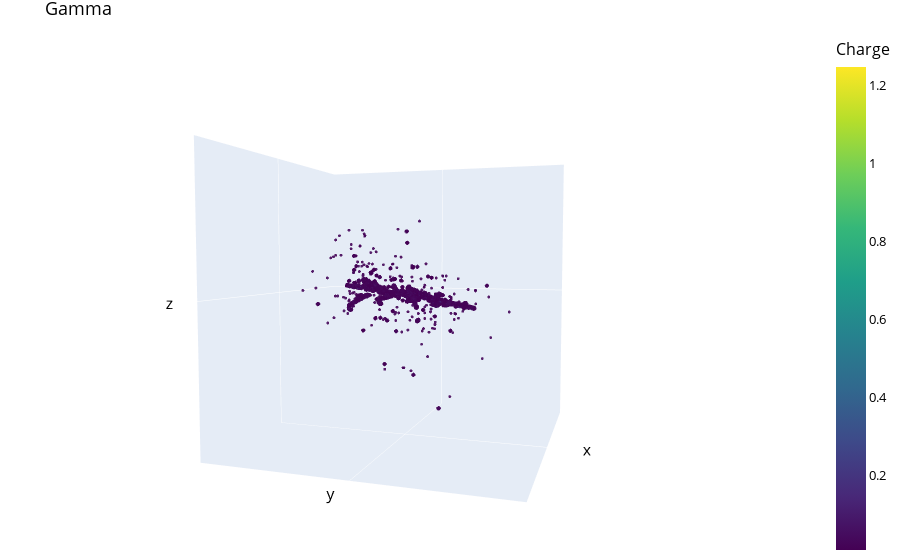

This figure's notebook cell:
### Code cell
plot3d_interactive(rotated_data, label, tight_range=False, set_range=range, colorbar=True, show_ticks=False, nticks = None, save=False, show_grid=False)

### Figure 1 — Plotly figure (JSON) as saved in the notebook; plotly's stock layout.template omitted (floating-point values rounded to 4 significant figures; data arrays with more than 128 entries replaced by an {"elided": "..."} marker saying what was removed)
{"data": [{"marker": {"color": {"elided": "6911 float values"}, "colorbar": {"title": {"text": "Charge"}}, "colorscale": [[0, "#440154"], [0.1111, "#482878"], [0.2222, "#3e4989"], [0.3333, "#31688e"], [0.4444, "#26828e"], [0.5556, "#1f9e89"], [0.6667, "#35b779"], [0.7778, "#6ece58"], [0.8889, "#b5de2b"], [1, "#fde725"]], "opacity": 0.9, "size": 1}, "mode": "markers", "type": "scatter3d", "x": {"elided": "6911 float values"}, "y": {"elided": "6911 float values"}, "z": {"elided": "6911 float values"}}], "layout": {"font": {"color": "Black", "size": 13}, "margin": {"b": 0, "l": 0, "r": 0, "t": 30}, "paper_bgcolor": "rgba(0, 0, 0, 0)", "plot_bgcolor": "rgba(0, 0, 0, 0)", "scene": {"aspectratio": {"x": 0.7, "y": 0.7, "z": 0.7}, "camera": {"center": {"x": 0, "y": 0, "z": 0}, "eye": {"x": 1.5, "y": 0.5, "z": 0.1}, "up": {"x": 0, "y": 0, "z": 1}}, "xaxis": {"range": [-175.6, 175.6], "showgrid": false, "showticklabels": false}, "yaxis": {"range": [-175.6, 175.6], "showgrid": false, "showticklabels": false}, "zaxis": {"range": [-175.6, 175.6], "showgrid": false, "showticklabels": false}}, "title": {"text": "Gamma"}}}
